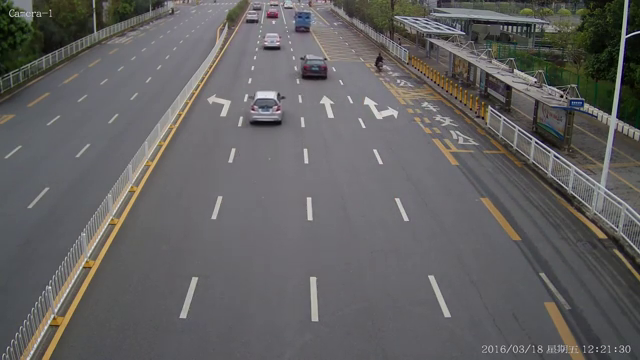
#> input picture frame 119 of data/cars.mp4, 640 x 360 px, given in place of video-01.avi, which was not available
$ python haar_test.py
#> lines starting #> are read from the running program, lines starting #| are printed output that depends on the picture; pictures that were not available may be replaced by others from this repository, and a replacement may not be noted
### dets/HaarDectector.py
from dets.BaseDetector import baseDet
from cv2 import cv2
import numpy as np


class HaarDetector(baseDet):
    def __init__(self):
        super(HaarDetector, self).__init__()
        self.init_model()

    def init_model(self):
        self.carCascade = cv2.CascadeClassifier(
            './models/haar.xml')  # 调用haar级联分类器

    def preprocess(self, img):
        gray = cv2.cvtColor(img, cv2.COLOR_BGR2GRAY)
        return gray

    def detect(self, img):
        gray = self.preprocess(img)
        cars = self.carCascade.detectMultiScale(gray, 1.1, 13, 18, (24, 24))
        pred_boxes = []
        for (x1, y1, w, h) in cars:
            x2 = x1+w
            y2 = y1+h
            pred_boxes.append([int(x1), int(y1), int(x2), int(y2), 1, 0])
        return np.array(pred_boxes)

### dets/common.py
from cv2 import cv2
import numpy as np
import imutils

import os.path as osp
import os


def mkdirs(d):
    if not osp.exists(d):
        os.makedirs(d)


# [11 lines left out: function readtxt, not called in this run]


def normalization(data):
    _range = np.max(data) - np.min(data)
    return (data - np.min(data)) / _range


# [4 lines left out: function standardization, not called in this run]


def convert_bouding_box(img, bx, by, bw, bh):
    rows = img.shape[0]
    cols = img.shape[1]

    xmin = int((bx-bw/2)*cols)
    ymin = int((by-bh/2)*rows)
    xmax = int((bx+bw/2)*cols)
    ymax = int((by+bh/2)*rows)

    return xmin, ymin, xmax, ymax


# [10 lines left out: function convert_yolo_box, not called in this run]


def draw_bouding_box_yolo(img, bx, by, bw, bh, id: int = None, conf=None):
    xmin, ymin, xmax, ymax = convert_bouding_box(img, bx, by, bw, bh)
    draw_bouding_box(img, xmin, ymin, xmax, ymax, id, conf)


def draw_bouding_box(img, xmin, ymin, xmax, ymax, id: int = None, conf=None):
    x1 = int(xmin)
    y1 = int(ymin)
    x2 = int(xmax)
    y2 = int(ymax)

    label = 'car'
    if id is not None:
        label += (':'+str(int(id)))

    if conf == None:
        plot_one_box((x1, y1, x2, y2), img, (0, 0, 255), label, 3)
    else:
        plot_one_box((x1, y1, x2, y2), img, (0, 0, 255),
                     label+'{:.2f}'.format(conf), 3)


# [25 lines left out: functions draw_bbs_ids, sliding_window, pyramid, not called in this run]

# From YOLO


def plot_one_box(x, im, color=(128, 128, 128), label=None, line_thickness=3):
    # Plots one bounding box on image 'im' using OpenCV
    tl = line_thickness or round(
        0.002 * (im.shape[0] + im.shape[1]) / 2) + 1  # line/font thickness
    c1, c2 = (int(x[0]), int(x[1])), (int(x[2]), int(x[3]))
    cv2.rectangle(im, c1, c2, color, thickness=tl, lineType=cv2.LINE_AA)
    if label:
        tf = max(tl - 1, 1)  # font thickness
        t_size = cv2.getTextSize(label, 0, fontScale=tl / 3, thickness=tf)[0]
        c2 = c1[0] + t_size[0], c1[1] - t_size[1] - 3
        cv2.rectangle(im, c1, c2, color, -1, cv2.LINE_AA)  # filled
        cv2.putText(im, label, (c1[0], c1[1] - 2), 0, tl / 3,
                    [225, 255, 255], thickness=tf, lineType=cv2.LINE_AA)


# [9 lines left out: function output_video, not called in this run]

### haar_test.py
from cv2 import cv2
from dets.HaarDectector import HaarDetector
from dets.common import draw_bouding_box_yolo


def main():
    haar = HaarDetector()

    cap = cv2.VideoCapture('./data/video-01.avi')
    cv2.namedWindow('test')
    for _ in range(100):
        _, frame = cap.read()
        if frame is None:
            break
        preds = haar.detect(frame)
        for pred in preds:
            bx, by, bw, bh, _, _ = pred
            draw_bouding_box_yolo(frame, bx, by, bw, bh)
        cv2.imshow('test', frame)
        cv2.waitKey(1)
#> this loop made 31 passes
#> (cars in detect, preds) on passes 1 to 5: ([[299, 48, 31, 31], [244, 81, 47, 47]], [[299, 48, 330, 79, 1, 0], [244, 81, 291, 128, 1, 0]]), ([[299, 48, 30, 30], [248, 89, 35, 35]], [[299, 48, 329, 78, 1, 0], [248, 89, 283, 124, 1, 0]]), ([[300, 48, 29, 29], [245, 78, 44, 44]], [[300, 48, 329, 77, 1, 0], [245, 78, 289, 122, 1, 0]]), ([[300, 47, 29, 29], [245, 77, 45, 45]], [[300, 47, 329, 76, 1, 0], [245, 77, 290, 122, 1, 0]]), ([[300, 46, 28, 28], [246, 79, 40, 40]], [[300, 46, 328, 74, 1, 0], [246, 79, 286, 119, 1, 0]])
#> cars in detect on pass 22: [[296, 34, 26, 26], [256, 61, 29, 29], [470, 285, 73, 73]]
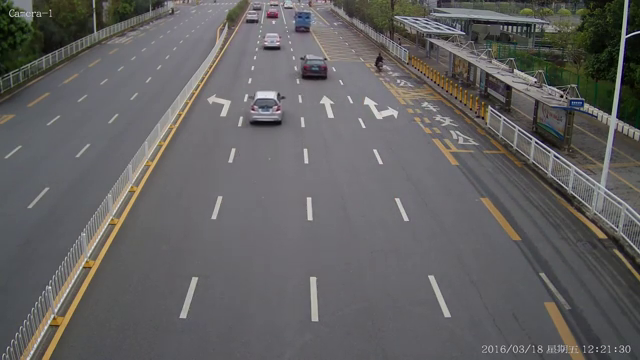
#> input picture frame 119 of data/cars.mp4, 640 x 360 px, given in place of video-01.avi, which was not available
#> pass 1, in preprocess, `gray = cv2.cvtColor(img, cv2.COLOR_BGR2GRAY)`:
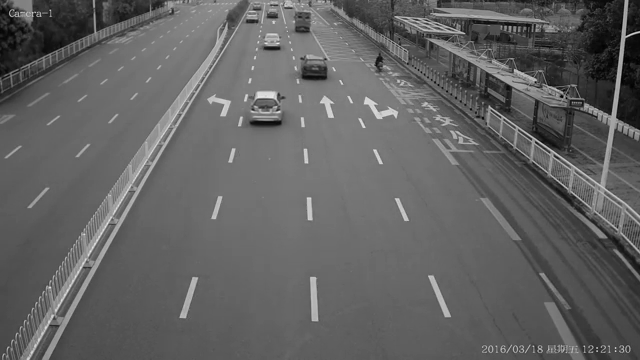
#> gray: shape (360, 640); min 1, max 235, mean 98
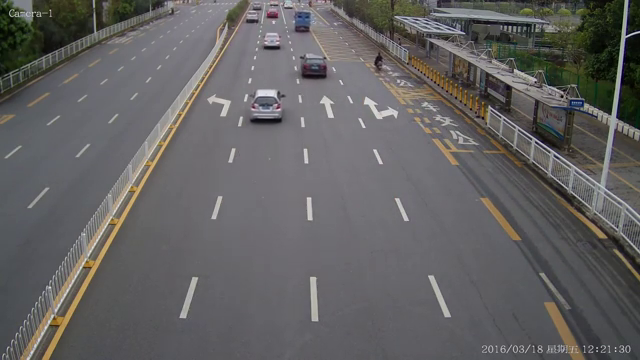
#> input picture frame 120 of data/cars.mp4, 640 x 360 px, given in place of video-01.avi, which was not available
#> after the loop:
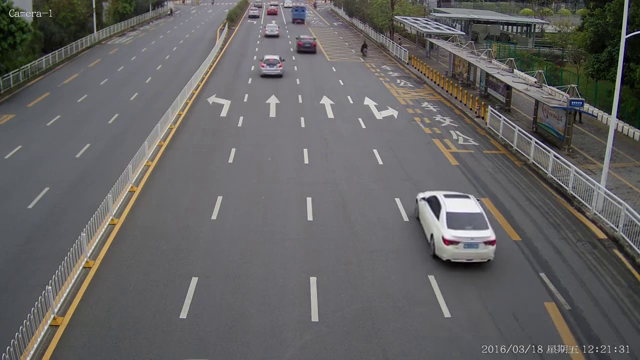
#> frame: shape (360, 640, 3); mean B, G, R 98.4, 98.5, 99.8


if __name__ == "__main__":
    main()

$ run again, starting later in the video
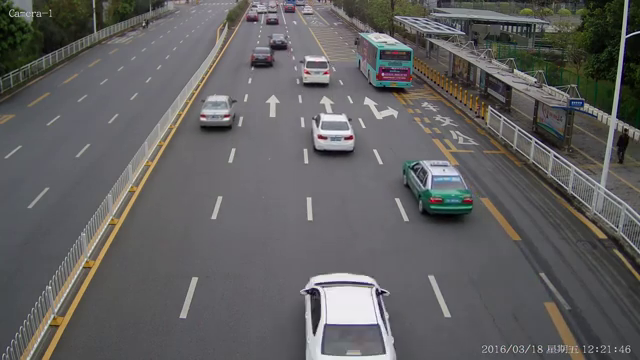
#> input picture frame 535 of data/cars.mp4, 640 x 360 px, given in place of video-01.avi, which was not available
#> the loop in main, `for _ in range(100):` made 31 passes
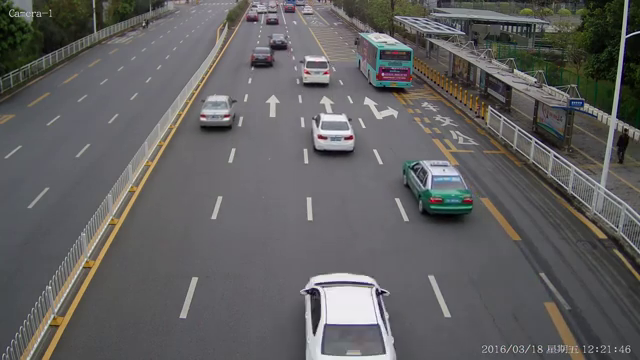
#> input picture frame 535 of data/cars.mp4, 640 x 360 px, given in place of video-01.avi, which was not available
#> pass 1, in preprocess, `gray = cv2.cvtColor(img, cv2.COLOR_BGR2GRAY)`:
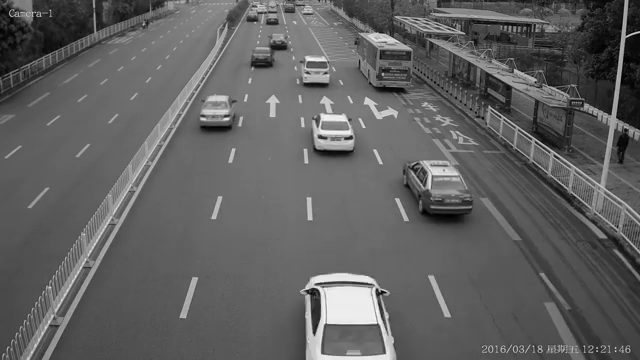
#> gray: shape (360, 640); min 0, max 254, mean 96.5
#> after the loop in main, `for _ in range(100):`:
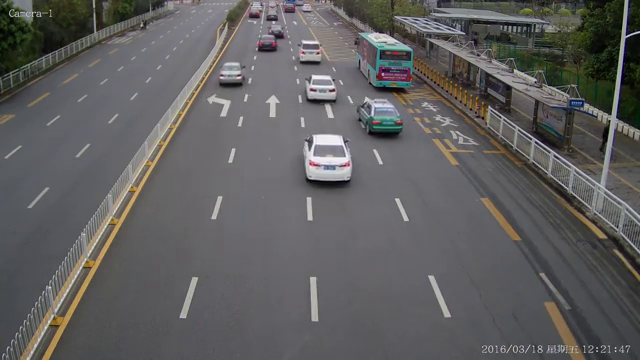
#> frame: shape (360, 640, 3); mean B, G, R 94.8, 94.7, 95.9

$ run again, starting later in the video
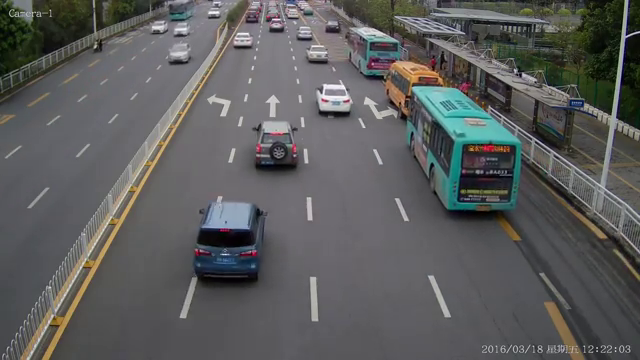
#> input picture frame 952 of data/cars.mp4, 640 x 360 px, given in place of video-01.avi, which was not available
#> the loop in main, `for _ in range(100):` made 31 passes
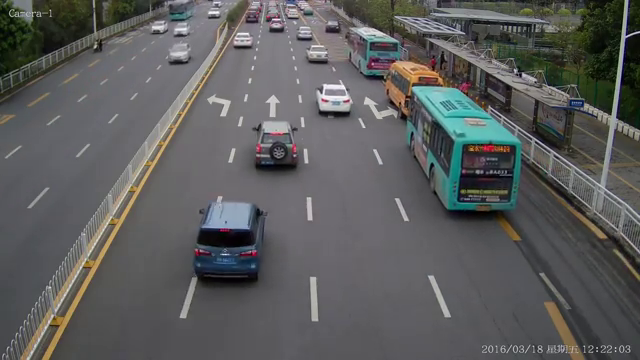
#> input picture frame 952 of data/cars.mp4, 640 x 360 px, given in place of video-01.avi, which was not available
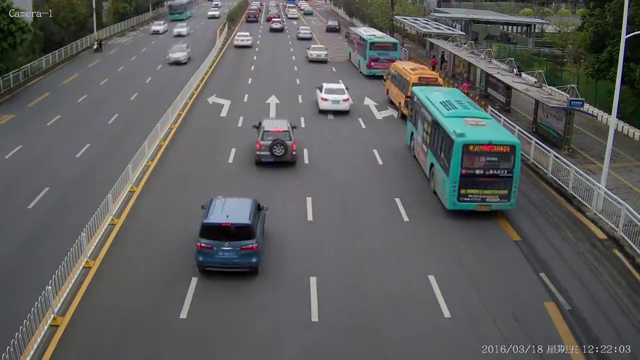
#> input picture frame 953 of data/cars.mp4, 640 x 360 px, given in place of video-01.avi, which was not available
#> after the loop in main, `for _ in range(100):`:
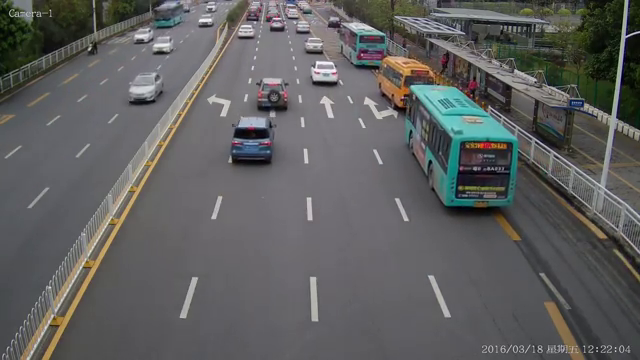
#> frame: shape (360, 640, 3); mean B, G, R 95, 95.3, 95.1
